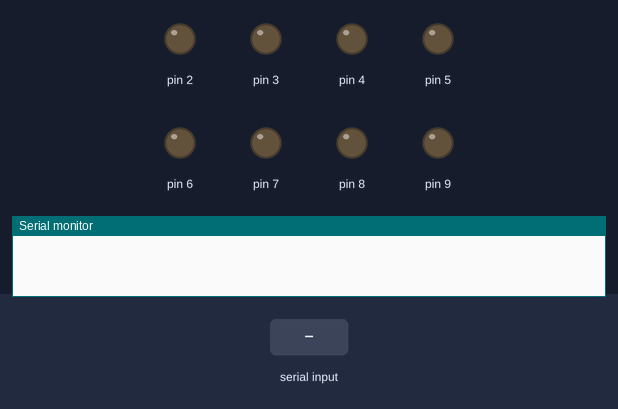
Bench run of a sketch on a simulated Arduino Uno, built with avr-gcc and run on an emulated ATmega328P. Parts: output pins drawn as LEDs (lit = HIGH), the last lines printed to the serial monitor. The test bench sets the inputs (shaded band).

Above: at 1.2 s.
1.3 s: "5\n" received over Serial
At 2.1 s:
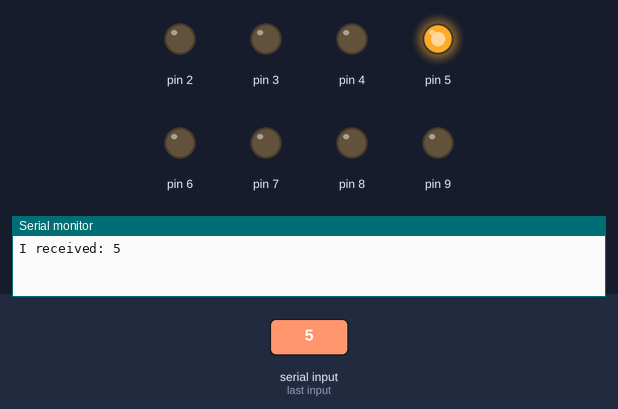
3.8 s: "90,45\n" received over Serial
5.3 s: "90\n" received over Serial
Timing chart, 0 to 8.3 s (numbered marks = the images above; inputs shaded):
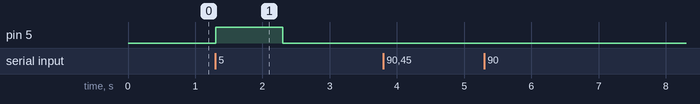

The sketch:

ledposition.ino
```cpp
int pstn = 0; // for incoming serial data
int prev = 0;
void setup()
{
  Serial.begin(9600);
  pinMode(9, OUTPUT);
  pinMode(8, OUTPUT);
  pinMode(7, OUTPUT);
  pinMode(6, OUTPUT);
  pinMode(5, OUTPUT);
  pinMode(4, OUTPUT);
  pinMode(3, OUTPUT);
  pinMode(2, OUTPUT);
}

void loop()
{
    while (Serial.available()==0){}             // wait for user input
    pstn = Serial.parseInt();
    Serial.print("I received: ");
    Serial.println(pstn);
    digitalWrite(pstn, HIGH);
    digitalWrite(prev, LOW);
    prev = pstn;
}
```

Measured:
- after the input at 1.3 s, pin 5: LOW → HIGH at once, → LOW 1.0 s later
